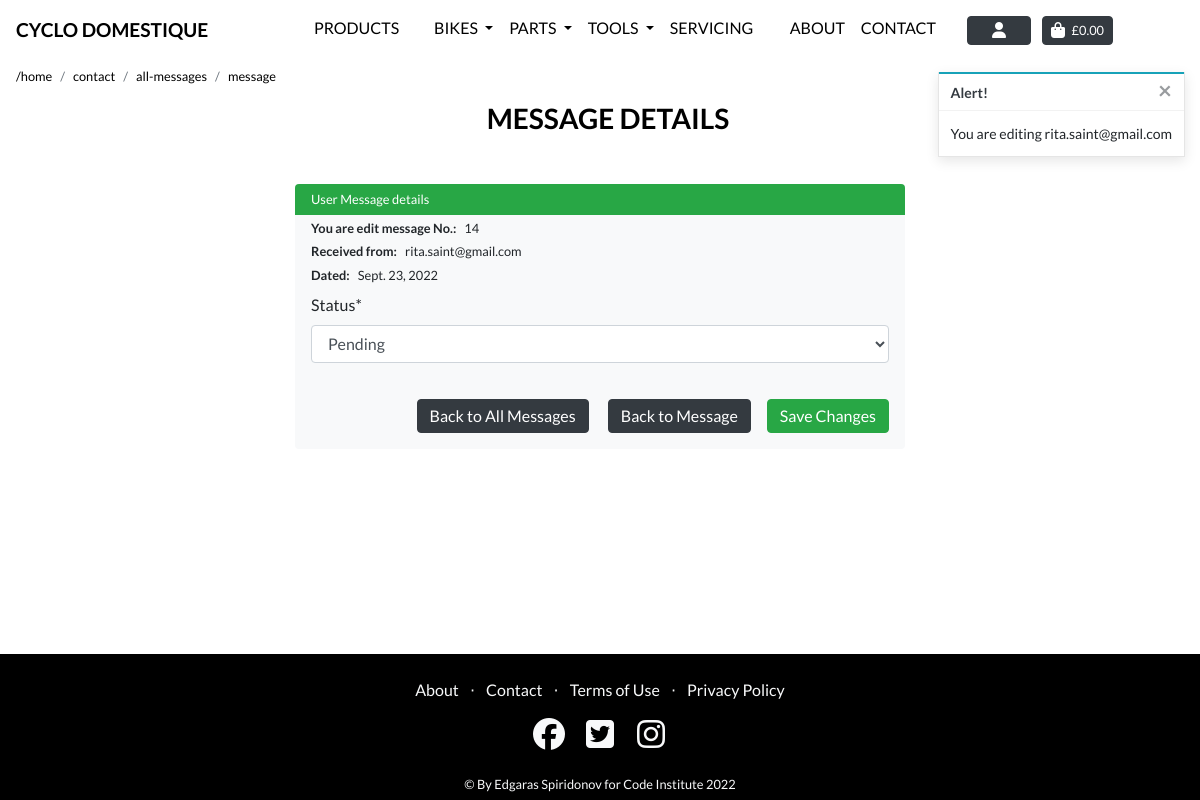
The page /contact/message/edit/14/ (signed in) on the database as committed earlier.
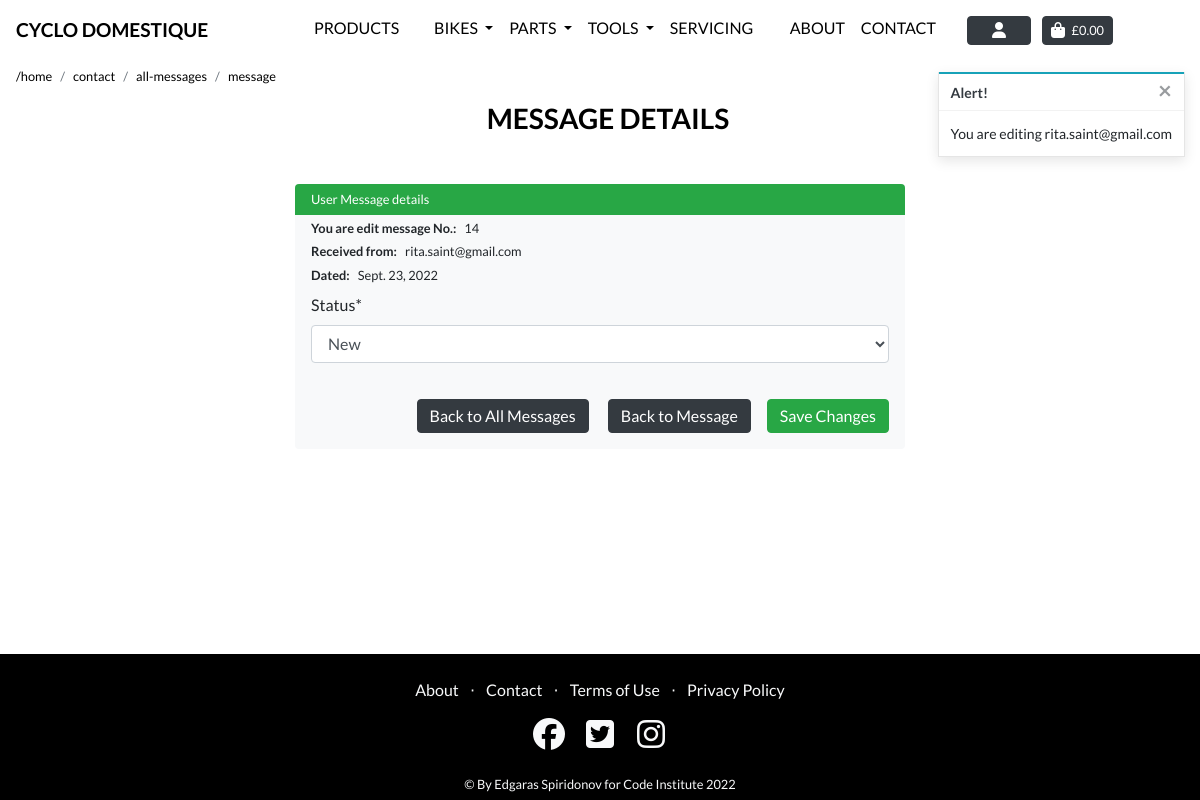
The same page on the database as committed later.
### contact/models.py (models this page shows)
class ContactForm(models.Model):
    subject_type = models.CharField(max_length=100, null=True, blank=False)
    first_name = models.CharField(max_length=50, null=True, blank=True)
    last_name = models.CharField(max_length=50, null=True, blank=True)
    contact_number = models.CharField(max_length=20, null=True, blank=True)
    email_address = models.EmailField(max_length=50, null=True, blank=False)
    message = models.TextField(max_length=1000, null=True, blank=True)
    received_date = models.DateField(auto_now_add=True)
    status = models.IntegerField(choices=STATUS, default=0)
    def __str__(self):
        return self.email_address
    class Meta:
        ordering = ['-received_date']

### contact/views.py (the view)
# urls.py: path('message/edit/<int:pk>/', views.edit_message, name='edit_message'),
@login_required
def edit_message(request, pk):
    message = get_object_or_404(ContactForm, pk=pk)
    if not request.user.is_superuser:
        messages.error(request, 'Sorry, only store owners can do that.')
        return redirect(reverse('home'))
    if request.method == 'POST':
        form = UpdateMessage(request.POST, instance=message)
        print(form, ' this form line 150')
        if form.is_valid():
            form.save()
            messages.success(request, 'Successfully updated message status!')
            return redirect('site_messages')
        else:
            messages.error(request, ('Failed to update message status. '
                                     'Please ensure the form is valid.'))
            print(' this form has error line 158')
    else:
        form = UpdateMessage(instance=message)
        messages.info(request, f'You are editing {message.email_address}')
    template = 'contact/edit_message.html'
    context = {
        'form': form,
        'message': message,
        'on_inventory_page': True
    }
    return render(request, template, context)

### contact/forms.py
class UpdateMessage(forms.ModelForm):
    class Meta:
        model = ContactForm
        fields = ['status']

### contact/templates/contact/edit_message.html (shortened to what this page needs)
{% extends "base.html" %}
{% load static %}
{% block extra_css %}
<link rel="stylesheet" href="{% static 'checkout/css/checkout.css' %}">
<link rel="stylesheet" href="{% static 'css/page_navbar.css' %}">
{% endblock %}
{% block page_header %}
<div class="header-container header-mobile">
</div>
{% endblock %}
{% block content %}
<div class="ml-3">
    <div class="col-md-12 px-0 mb-1">
        <nav aria-label="breadcrumb">
            <ol class="breadcrumb bg-transparent pl-0 mb-0  small">
                <li class="breadcrumb-item"><a class="text-black text-lowercase" href="/">/home</a></li>
                <li class="breadcrumb-item"><a class="text-black text-lowercase" href="/contact">contact</a></li>
                <li class="breadcrumb-item"><a class="text-black text-lowercase"
                        href="/contact/all-messages">all-messages</a></li>
                <li class="breadcrumb-item"><a class="text-black text-lowercase"
                        href="/contact/all-messages/message">message</a></li>
            </ol>
        </nav>
    </div>
</div>
<div class="container">
    <div class="row">
        <div class="col">
            <h3 class="text-black text-uppercase font-weight-bold mb-5 text-center pl-3"> Message Details </h3>
        </div>
    </div>
    <div class="row">
        <div class="col-2 d-none d-md-block d-lg-block d-xl-block"></div>
        <div class="col-12 col-md-8 ">
            <form method="POST" action="#" class="form bg-light rounded " enctype="multipart/form-data">
                <h5 class="pl-3 bg-success rounded-top text-white font-weight-normal small py-2 mb-0">User Message
                    details</h5>
                <div class="px-3">
                    <p class="pt-1 m-0 small"><span class="font-weight-bold pr-2">You are edit message
                            No.:</span>{{ message.pk}}</p>
                    <p class="pt-1 m-0 small"><span class="font-weight-bold pr-2">Received
                            from:</span>{{ message.email_address}}</p>
                    <p class="pt-1 m-0 small"><span
                            class="font-weight-bold pr-2">Dated:</span>{{ message.received_date}}</p>
                </div>
                <div class="px-3 mt-2">
                    {% for field in form %}
                    {{ field | as_crispy_field  }}
                    {% endfor %}
                </div>
                <div class="text-right py-3 mb-5">
                    <a class="btn  btn-dark rounded flex-column mt-1 py-1 mr-3" href="{% url 'site_messages' %}">Back to
                        All Messages</a>
                    <a class="btn  btn-dark rounded flex-column mt-1 py-1 mr-3"
                        href="{% url 'view_message' pk=message.pk %}">Back to Message</a>
                    <button class="btn btn-success rounded flex-column py-1 float-right mt-1 mr-3" type="submit">Save
                        Changes</button>
                </div>
            </form>
        </div>
        <div class="col-2 d-none d-md-block d-lg-block d-xl-block"></div>
    </div>
</div>
{% include "includes/footer.html" %}
{% endblock %}

Rows that differ between the two databases and show on the page:
changed ContactForm "rita.saint@gmail.com": status "Pending" → "New"
